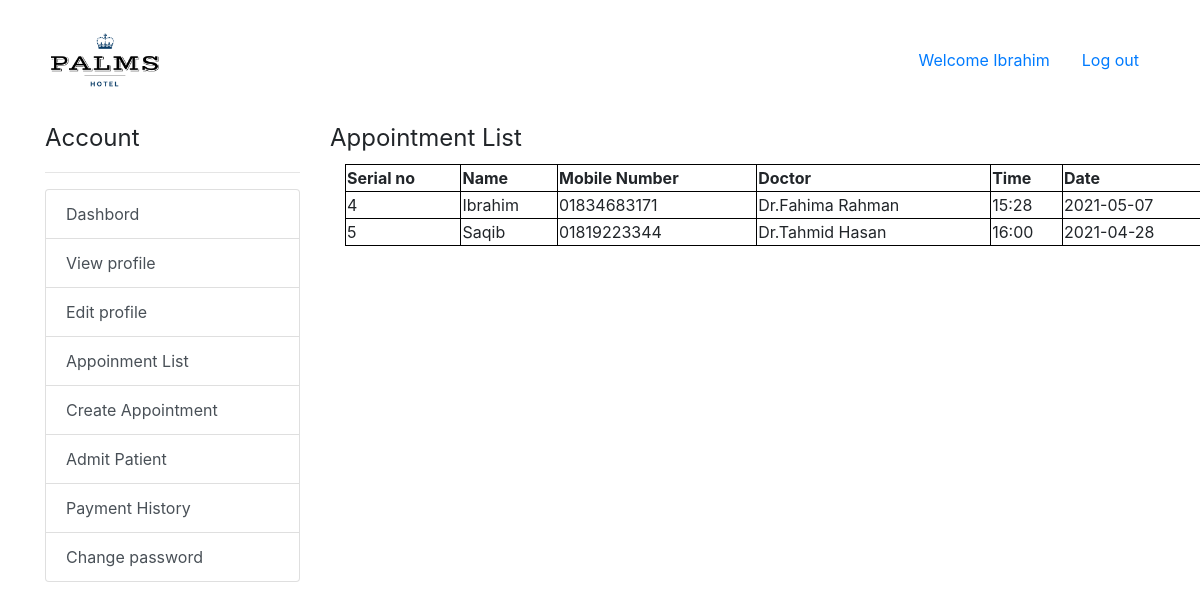
/AppointmentList.php (signed in), run on the app's committed database.
### tables this page shows
CREATE TABLE `createappointment` (
  `a_id` int(11) NOT NULL,
  `full_name` varchar(50) NOT NULL,
  `mobile_no` varchar(50) NOT NULL,
  `doctor_spec` varchar(50) NOT NULL,
  `app_time` varchar(50) NOT NULL,
  `date` varchar(50) NOT NULL
);

### AppointmentList.php (the view, shortened to what this page needs)
<!DOCTYPE html>
<html lang="en">
<head>
    <link rel="stylesheet" href="https://cdn.jsdelivr.net/npm/bootstrap@4.6.0/dist/css/bootstrap.min.css">
</head>
<header>
    <div class="container">
        <div class="row">
            <div class="col-sm">
                <img src="assets/logo.png" width="120" height="120">
            </div>
            <div class="col-sm nav justify-content-end align-self-center">
                <a class="nav-link" href="dashbord.php?flag=dashbord">Welcome <?php echo $_SESSION["user"] ?></a>
                <a class="nav-link" href="login.php?flag='logout">Log out</a>
            </div>
        </div>
    </div>
</header>
<body>
    <div class="container">
        <div class="row">
            <div class="col-3">
                <legend>Account</legend>
                <hr>
                <div class="list-group" id="list-tab">
                    <a class="list-group-item list-group-item-action" href="dashbord.php">Dashbord</a>
                    <a class="list-group-item list-group-item-action" href="accountViewProfile.php">View profile</a>
                    <a class="list-group-item list-group-item-action" href="editProfile.php">Edit profile</a>
                       <a class="list-group-item list-group-item-action" href="AppointmentList.php" >Appoinment List</a>
                       <a class="list-group-item list-group-item-action" href="CreateAppointment.php" >Create Appointment</a>
                       <a class="list-group-item list-group-item-action" href="AdmitPatient.php" >Admit Patient</a>
                    <a class="list-group-item list-group-item-action" href="PaymentHistory.php" >Payment History</a>
                    <a class="list-group-item list-group-item-action" href="dashbord.php?flag=changepassword">Change password</a>
                </div>
            </div>
            <div class="col-9">
                <div class="container">
                    <div class="row">
                        <legend>Appointment List</legend>
                    </div>
                    <table>
                        <tr>
                        <th>Serial no</th>
                        <th>Name</th>
                        <th>Mobile Number</th>
                        <th>Doctor</th>
                        <th>Time</th>
                        <th>Date</th>
                    </tr>
                    <?php
                    $conn = mysqli_connect("localhost", "root", "","hospital");
                    $sql= "SELECT a_id,full_name, mobile_no, doctor_spec, app_time, date FROM createappointment ";
                    $result= $conn-> query($sql);
                    if ($result-> num_rows > 0) {
                        while ($row = $result-> fetch_assoc()){
                            echo "<tr><td>".$row["a_id"]."</td><td>".$row["full_name"]."</td><td>".$row["mobile_no"]."</td><td>".$row["doctor_spec"]."</td><td>".$row["app_time"]."</td><td>".$row["date"]."</td><td>";
                        }
                        echo"</table>";
                    }
                    else {
                        echo "0 result";
                    }
                    ?>
                </div>
            </div>
        </div>
    </div>
</body>
</html>

### AppointmentList.php (style rules this page uses)
table, td, th { border: 1px solid black; }
table { width: 110%; border-collapse: collapse; }

### data on the page
createappointment: a_id "4", full_name "Ibrahim", mobile_no "01834683171", doctor_spec "Dr.Fahima Rahman", app_time "15:28", date "2021-05-07"
createappointment: a_id "5", full_name "Saqib", mobile_no "01819223344", doctor_spec "Dr.Tahmid Hasan", app_time "16:00", date "2021-04-28"

### other printed values
$_SESSION["user"] "Ibrahim"
